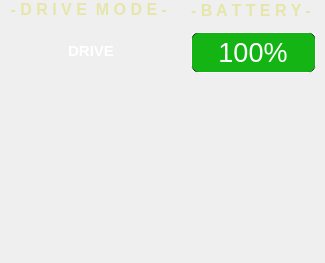
          <widget class="QWidget" name="centerWidget" native="true">
           <property name="font">
            <font>
             <weight>75</weight>
             <bold>true</bold>
            </font>
           </property>
           <property name="styleSheet">
            <string notr="true"/>
           </property>
           <layout class="QGridLayout" name="gridLayout">
            <property name="leftMargin">
             <number>0</number>
            </property>
            <property name="topMargin">
             <number>0</number>
            </property>
            <property name="rightMargin">
             <number>0</number>
            </property>
            <property name="bottomMargin">
             <number>0</number>
            </property>
            <property name="spacing">
             <number>0</number>
            </property>
            <item row="8" column="0">
             <spacer name="verticalSpacer">
              <property name="font">
               <font>
                <weight>75</weight>
                <bold>true</bold>
               </font>
              </property>
              <property name="orientation">
               <enum>Qt::Vertical</enum>
              </property>
              <property name="sizeHint" stdset="0">
               <size>
                <width>20</width>
                <height>40</height>
               </size>
              </property>
             </spacer>
            </item>
            <item row="7" column="0">
             <widget class="QWidget" name="lightIconWidget" native="true">
              <property name="font">
               <font>
                <weight>75</weight>
                <bold>true</bold>
               </font>
              </property>
              <layout class="QVBoxLayout" name="verticalLayout_2">
               <property name="topMargin">
                <number>0</number>
               </property>
               <item>
                <widget class="QWidget" name="turnSignalWidget" native="true">
                 <property name="font">
                  <font>
                   <weight>75</weight>
                   <bold>true</bold>
                  </font>
                 </property>
                 <layout class="QHBoxLayout" name="horizontalLayout_2">
                  <item>
                   <widget class="QWidget" name="leftTurnSignalWidget" native="true">
                    <property name="minimumSize">
                     <size>
                      <width>45</width>
                      <height>45</height>
                     </size>
                    </property>
                    <property name="maximumSize">
                     <size>
                      <width>45</width>
                      <height>45</height>
                     </size>
                    </property>
                    <property name="font">
                     <font>
                      <weight>75</weight>
                      <bold>true</bold>
                     </font>
                    </property>
                    <property name="styleSheet">
                     <string notr="true">border-image: url(:/Resources/TurnSignalLeft.png);</string>
                    </property>
                   </widget>
                  </item>
                  <item>
                   <widget class="QWidget" name="rightTurnSignalWidget" native="true">
                    <property name="minimumSize">
                     <size>
                      <width>45</width>
                      <height>45</height>
                     </size>
                    </property>
                    <property name="maximumSize">
                     <size>
                      <width>45</width>
                      <height>45</height>
                     </size>
                    </property>
                    <property name="font">
                     <font>
                      <weight>75</weight>
                      <bold>true</bold>
                     </font>
                    </property>
                    <property name="styleSheet">
                     <string notr="true">border-image: url(:/Resources/TurnSignalRight.png);
</string>
                    </property>
                   </widget>
                  </item>
                 </layout>
                </widget>
               </item>
               <item>
                <widget class="QWidget" name="headlightsWidget" native="true">
                 <property name="font">
                  <font>
                   <weight>75</weight>
                   <bold>true</bold>
                  </font>
                 </property>
                 <layout class="QHBoxLayout" name="horizontalLayout_3">
                  <item>
                   <widget class="QWidget" name="lowHeadlightIndicatorWidget" native="true">
                    <property name="minimumSize">
                     <size>
                      <width>70</width>
                      <height>45</height>
                     </size>
                    </property>
                    <property name="maximumSize">
                     <size>
                      <width>70</width>
                      <height>45</height>
                     </size>
                    </property>
                    <property name="font">
                     <font>
                      <weight>75</weight>
                      <bold>true</bold>
                     </font>
                    </property>
                    <property name="styleSheet">
                     <string notr="true">border-image: url(:/Resources/LowHeadlightIndicator.png);</string>
                    </property>
                   </widget>
                  </item>
                  <item>
                   <widget class="QWidget" name="highHeadlightIndicatorWidget" native="true">
                    <property name="minimumSize">
                     <size>
                      <width>70</width>
                      <height>45</height>
                     </size>
                    </property>
                    <property name="maximumSize">
                     <size>
                      <width>70</width>
                      <height>45</height>
                     </size>
                    </property>
                    <property name="font">
                     <font>
                      <weight>75</weight>
                      <bold>true</bold>
                     </font>
                    </property>
                    <property name="styleSheet">
                     <string notr="true">border-image: url(:/Resources/HighHeadlightIndicator.png);</string>
                    </property>
                   </widget>
                  </item>
                 </layout>
                </widget>
               </item>
              </layout>
             </widget>
            </item>
            <item row="0" column="0">
             <widget class="QWidget" name="driveModeWidget" native="true">
              <layout class="QVBoxLayout" name="verticalLayout_24">
               <property name="spacing">
                <number>0</number>
               </property>
               <property name="leftMargin">
                <number>0</number>
               </property>
               <property name="topMargin">
                <number>0</number>
               </property>
               <property name="rightMargin">
                <number>0</number>
               </property>
               <property name="bottomMargin">
                <number>0</number>
               </property>
               <item>
                <widget class="QLabel" name="driveModeTitleLabel">
                 <property name="sizePolicy">
                  <sizepolicy hsizetype="Preferred" vsizetype="Minimum">
                   <horstretch>0</horstretch>
                   <verstretch>0</verstretch>
                  </sizepolicy>
                 </property>
                 <property name="minimumSize">
                  <size>
                   <width>0</width>
                   <height>0</height>
                  </size>
                 </property>
                 <property name="maximumSize">
                  <size>
                   <width>16777215</width>
                   <height>20</height>
                  </size>
                 </property>
                 <property name="font">
                  <font>
                   <pointsize>12</pointsize>
                   <weight>75</weight>
                   <bold>true</bold>
                  </font>
                 </property>
                 <property name="styleSheet">
                  <string notr="true">QLabel {
qproperty-alignment: AlignHCenter;
color: rgb(230, 230, 170);
}

</string>
                 </property>
                 <property name="text">
                  <string>- D R I V E  M O D E - </string>
                 </property>
                 <property name="alignment">
                  <set>Qt::AlignHCenter</set>
                 </property>
                </widget>
               </item>
               <item>
                <widget class="QLabel" name="driveModeValueLabel">
                 <property name="font">
                  <font>
                   <pointsize>11</pointsize>
                  </font>
                 </property>
                 <property name="styleSheet">
                  <string notr="true">color:white;
</string>
                 </property>
                 <property name="text">
                  <string>DRIVE</string>
                 </property>
                 <property name="alignment">
                  <set>Qt::AlignCenter</set>
                 </property>
                </widget>
               </item>
              </layout>
             </widget>
            </item>
            <item row="7" column="3">
             <widget class="QWidget" name="resetButtonWidget" native="true">
              <property name="font">
               <font>
                <weight>75</weight>
                <bold>true</bold>
               </font>
              </property>
              <layout class="QHBoxLayout" name="horizontalLayout_17">
               <item>
                <widget class="QWidget" name="motorResetButtonWidget" native="true">
                 <property name="minimumSize">
                  <size>
                   <width>60</width>
                   <height>52</height>
                  </size>
                 </property>
                 <property name="maximumSize">
                  <size>
                   <width>60</width>
                   <height>52</height>
                  </size>
                 </property>
                 <property name="font">
                  <font>
                   <weight>75</weight>
                   <bold>true</bold>
                  </font>
                 </property>
                 <property name="styleSheet">
                  <string notr="true">background: url(:/Resources/MotorResetButton.png);</string>
                 </property>
                </widget>
               </item>
              </layout>
             </widget>
            </item>
            <item row="0" column="3">
             <widget class="QWidget" name="stateOfChargeDetailsWidget" native="true">
              <property name="font">
               <font>
                <weight>75</weight>
                <bold>true</bold>
               </font>
              </property>
              <property name="styleSheet">
               <string notr="true">color: white;</string>
              </property>
              <layout class="QVBoxLayout" name="verticalLayout_14">
               <property name="spacing">
                <number>12</number>
               </property>
               <property name="topMargin">
                <number>0</number>
               </property>
               <item>
                <widget class="QLabel" name="stateOfChargeTitleLabel">
                 <property name="sizePolicy">
                  <sizepolicy hsizetype="Preferred" vsizetype="Fixed">
                   <horstretch>0</horstretch>
                   <verstretch>0</verstretch>
                  </sizepolicy>
                 </property>
                 <property name="minimumSize">
                  <size>
                   <width>0</width>
                   <height>20</height>
                  </size>
                 </property>
                 <property name="font">
                  <font>
                   <pointsize>12</pointsize>
                   <weight>75</weight>
                   <bold>true</bold>
                  </font>
                 </property>
                 <property name="styleSheet">
                  <string notr="true">QLabel {
qproperty-alignment: AlignHCenter;
color: rgb(230, 230, 170);
}

</string>
                 </property>
                 <property name="text">
                  <string>- B A T T E R Y -</string>
                 </property>
                </widget>
               </item>
               <item>
                <widget class="QProgressBar" name="stateOfChargeCapacityWidget">
                 <property name="sizePolicy">
                  <sizepolicy hsizetype="Preferred" vsizetype="Fixed">
                   <horstretch>0</horstretch>
                   <verstretch>0</verstretch>
                  </sizepolicy>
                 </property>
                 <property name="maximumSize">
                  <size>
                   <width>16777215</width>
                   <height>16777215</height>
                  </size>
                 </property>
                 <property name="font">
                  <font>
                   <pointsize>20</pointsize>
                   <weight>50</weight>
                   <italic>false</italic>
                   <bold>false</bold>
                   <kerning>true</kerning>
                  </font>
                 </property>
                 <property name="autoFillBackground">
                  <bool>false</bool>
                 </property>
                 <property name="styleSheet">
                  <string notr="true">QProgressBar:horizontal {
border: 1px solid white;
border-radius: 7px;
background-color: black;
text-align: center;
}
QProgressBar::chunk:horizontal{
border-radius: 7px;
background: rgb(20,180,20);
}</string>
                 </property>
                 <property name="value">
                  <number>100</number>
                 </property>
                 <property name="alignment">
                  <set>Qt::AlignCenter</set>
                 </property>
                 <property name="textVisible">
                  <bool>true</bool>
                 </property>
                 <property name="invertedAppearance">
                  <bool>false</bool>
                 </property>
                </widget>
               </item>
              </layout>
             </widget>
            </item>
           </layout>
          </widget>
